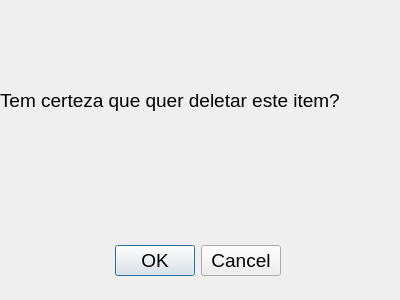
<?xml version="1.0" encoding="UTF-8"?>
<ui version="4.0">
 <class>DialogDelete</class>
 <widget class="QDialog" name="DialogDelete">
  <property name="geometry">
   <rect>
    <x>0</x>
    <y>0</y>
    <width>400</width>
    <height>300</height>
   </rect>
  </property>
  <property name="windowTitle">
   <string>Cuidado</string>
  </property>
  <widget class="QDialogButtonBox" name="buttonBox">
   <property name="geometry">
    <rect>
     <x>110</x>
     <y>230</y>
     <width>171</width>
     <height>61</height>
    </rect>
   </property>
   <property name="font">
    <font>
     <pointsize>14</pointsize>
    </font>
   </property>
   <property name="standardButtons">
    <set>QDialogButtonBox::Cancel|QDialogButtonBox::Ok</set>
   </property>
  </widget>
  <widget class="QLabel" name="label">
   <property name="geometry">
    <rect>
     <x>0</x>
     <y>60</y>
     <width>391</width>
     <height>81</height>
    </rect>
   </property>
   <property name="font">
    <font>
     <pointsize>14</pointsize>
    </font>
   </property>
   <property name="text">
    <string>Tem certeza que quer deletar este item?</string>
   </property>
  </widget>
 </widget>
 <resources/>
 <connections/>
</ui>
